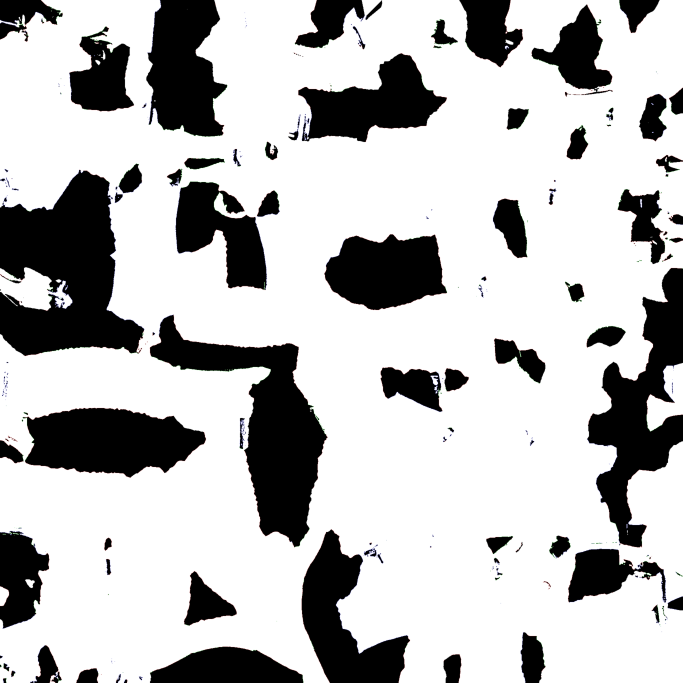
#> input picture hurling-game/ultra/player/hero_mask_2k.png, 2048 x 2048 px, found by its file name (shown at 1/3 size)
$ python clean_mask.py
#> lines starting #> are read from the running program, lines starting #| are printed output that depends on the picture; after the words box and inside, x2 and y2 are one past the last pixel; in counts of white or black regions, pixels touching at a corner belong together
#!/usr/bin/env python3
"""Cleans the kit mask (make_textures.py) so every county's colours cover the whole kit: the mask is found from the
texture's colours, and the kit's folds, shadows and the edges of its UV islands fall outside them, so the model's
own texture (its green, white and grey) showed through the county's colours as streaks and smudges.

From the 2048 mask (ultra/player/hero_mask_2k.png): each pixel's part (jersey, trim, shorts, skin or none). Small
patches of one part inside another become the part round them (a pale fold on a jersey had been read as the white
shorts and painted the shorts' colour; small gold flecks as trim); thin runs and small holes of none beside the kit
become the nearest kit part (big none areas, the helmet, the guard and the boots, stay as they are; nothing becomes
skin); then the kit is grown 2 px into what is left, so a texture sample at an island's edge does not pick up the
gutter. Written back at 2048, 1024 (hero_mask_hd.png) and 512
(hero_mask.png), shrunk and softened as make_textures.py does.

Usage: python3 tools/player/clean_mask.py      (from hurling-game/; needs Pillow, numpy, scipy)
"""
import numpy as np
from PIL import Image, ImageFilter
from scipy import ndimage

SRC = "ultra/player/hero_mask_2k.png"
NEAR = 8          # px at 2048: how far a hole may be from the kit it joins
SMALL = 1500      # px at 2048: a none area this small, inside or beside the kit, is a hole
# px at 2048: a patch of a part this small, with another kit part all round it, is that part (the trim's numbers and
# bands are larger than its limit).
PATCH = {1: 4000, 2: 250, 3: 4000, 4: 1500}


def main():
    m = np.asarray(Image.open(SRC).convert("RGBA")).astype(np.float32) / 255.0
    part = np.where(m.max(axis=2) > 0.5, m.argmax(axis=2) + 1, 0)      # 1 jersey, 2 trim, 3 shorts, 4 skin, 0 none
#> part: shape (2048, 2048) int64; 5 distinct labels, from 0 to 4
    ring = np.ones((5, 5), bool)
    moved = 0
    for k, limit in PATCH.items():
        lab, n = ndimage.label(part == k)
        if n == 0:
            continue
        sizes = ndimage.sum(part == k, lab, index=np.arange(1, n + 1))
        objs = ndimage.find_objects(lab)
        for i in np.nonzero(sizes < limit)[0]:
            sl = tuple(slice(max(0, s.start - 3), s.stop + 3) for s in objs[i])
            blob = lab[sl] == i + 1
            edge = ndimage.binary_dilation(blob, structure=ring) & ~blob
            around = part[sl][edge]
            kits = around[(around >= 1) & (around <= 3) & (around != k)]
            # Taken over only when nearly all round it is one other kit part.
            if kits.size and kits.size >= 0.9 * around.size:
                vals, counts = np.unique(kits, return_counts=True)
                part[sl][blob] = vals[counts.argmax()]
                moved += int(blob.sum())
#> this loop made 4 passes
#> n on passes 1 to 4: 353, 283, 182, 291
#> pass 1, in main, `lab, n = ndimage.label(part == k)`:
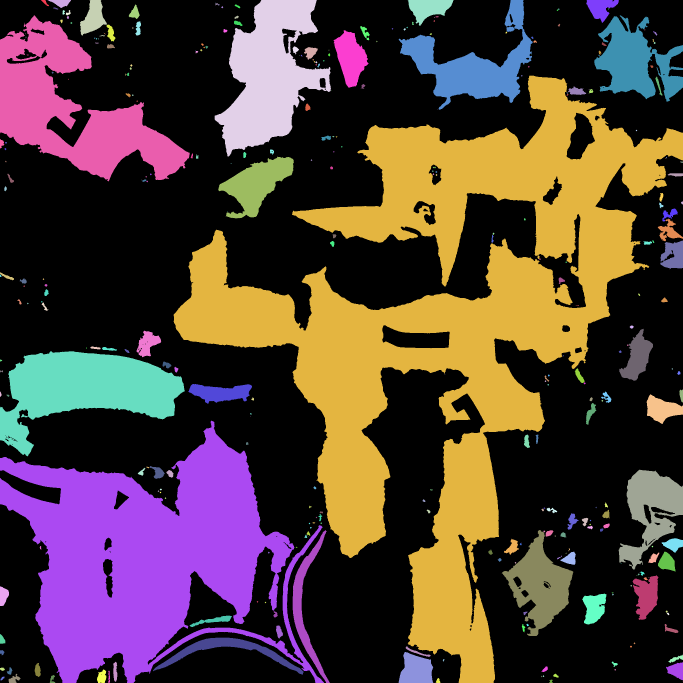
#> lab: shape (2048, 2048) int32 (shown at 1/3 size); 354 distinct labels, from 0 to 353; one colour per label, 0 black
#> after the loop:
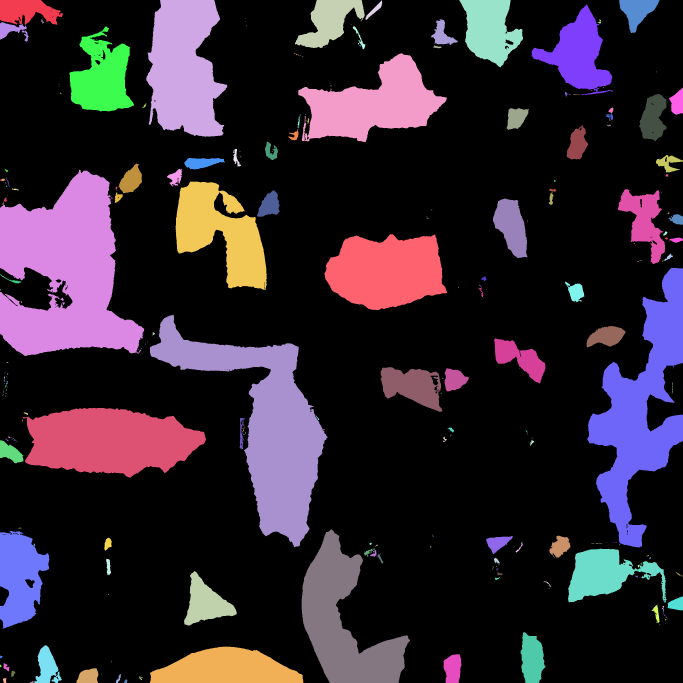
#> lab: shape (2048, 2048) int32 (shown at 1/3 size); 292 distinct labels, from 0 to 291; one colour per label, 0 black
#> after the loop: part: shape (2048, 2048) int64; 5 distinct labels, from 0 to 4
#> after the loop, moved = 19591
    print(f"patches moved to the part round them: {moved / part.size * 100:.2f}% of the atlas")
#| patches moved to the part round them: 0.47% of the atlas
    none = part == 0
#> none: shape (2048, 2048) bool; 11.6% white; 209 white regions (92 under 20 px), largest, box (x1, y1, x2, y2) and area: (1618, 786, 2010, 1317) 67867, (1646, 1712, 2048, 2048) 61017, (1280, 183, 1594, 423) 30666
    disk = np.hypot(*np.mgrid[-4:5, -4:5]) <= 4
    thin = none & ~ndimage.binary_opening(none, structure=disk)
#> thin: shape (2048, 2048) bool; 0.31% white; 1605 white regions (1459 under 20 px), largest, box (x1, y1, x2, y2) and area: (0, 1115, 9, 1150) 229, (19, 1123, 31, 1165) 214, (2015, 1110, 2036, 1127) 164
    lab, n = ndimage.label(none)
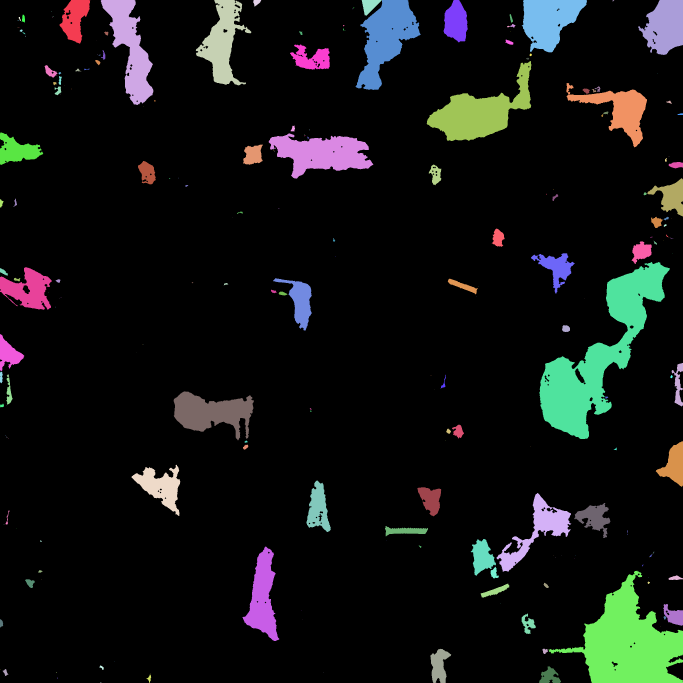
#> lab: shape (2048, 2048) int32 (shown at 1/3 size); 249 distinct labels, from 0 to 248; one colour per label, 0 black
#> n = 248
    sizes = ndimage.sum(none, lab, index=np.arange(1, n + 1))
#> sizes = 248 values, max 67827 at index 122, min 1 at index 10, mean 1960.6
    small = none & np.isin(lab, np.nonzero(sizes < SMALL)[0] + 1)
#> small: shape (2048, 2048) bool; 0.46% white; 185 white regions (103 under 20 px), largest, box (x1, y1, x2, y2) and area: (1343, 836, 1433, 883) 1376, (1475, 686, 1514, 740) 1365, (1286, 494, 1324, 556) 1317
    kit = (part >= 1) & (part <= 3)
#> kit: shape (2048, 2048) bool; 61.8% white; 120 black regions (47 under 20 px), largest, box (x1, y1, x2, y2) and area: (68, 944, 1230, 2048) 311553, (1482, 535, 2048, 1642) 220504, (795, 0, 1594, 536) 170863
    dist, (iy, ix) = ndimage.distance_transform_edt(~kit, return_indices=True)
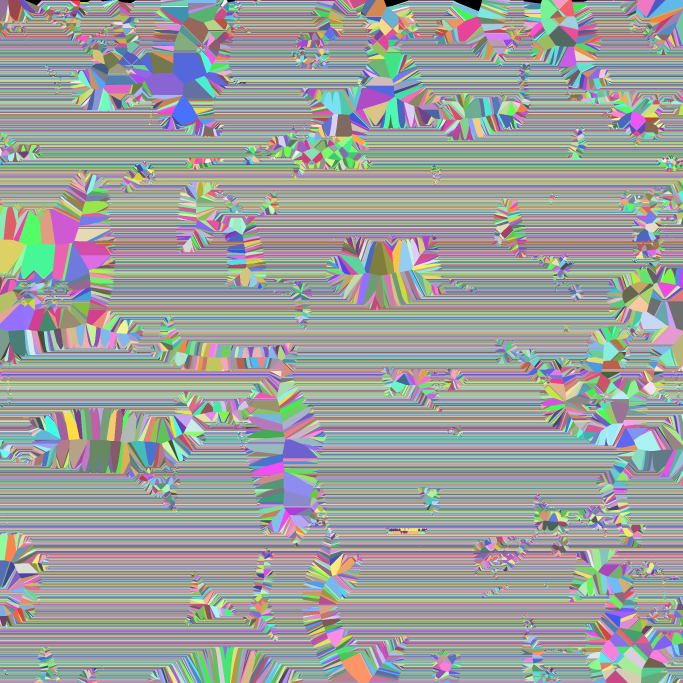
#> iy: shape (2048, 2048) int32 (shown at 1/3 size); 2048 distinct labels, from 0 to 2047; one colour per label, 0 black
    nearest = part[iy, ix]
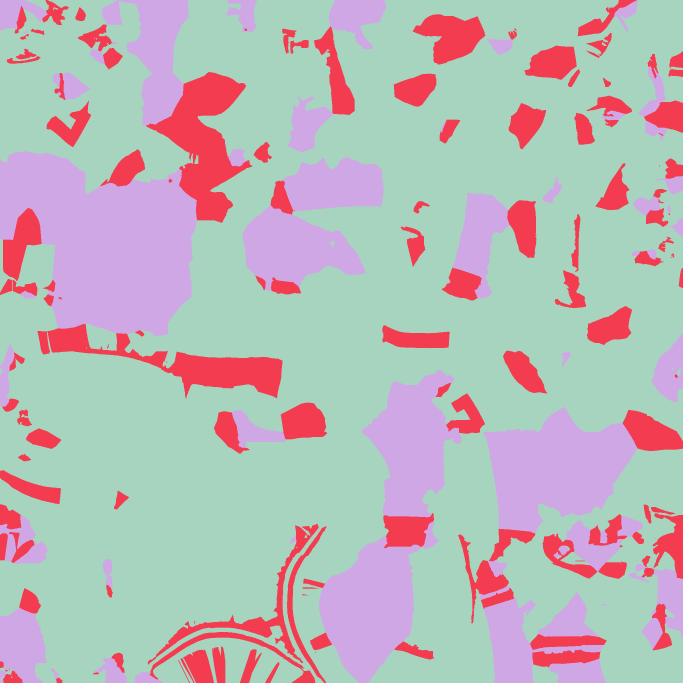
#> nearest: shape (2048, 2048) int64 (shown at 1/3 size); 3 distinct labels, from 1 to 3; one colour per label, 0 black
    fill = (thin | small) & (dist <= NEAR)
#> fill: shape (2048, 2048) bool; 0.56% white; 1291 white regions (1139 under 20 px), largest, box (x1, y1, x2, y2) and area: (1343, 836, 1433, 883) 1372, (1441, 1751, 1528, 1793) 1268, (1286, 494, 1324, 556) 1252
    out = part.copy()
    out[fill] = nearest[fill]
#> out: shape (2048, 2048) int64; 5 distinct labels, from 0 to 4
    # Grown 2 px into what is still none.
    grow = (out == 0) & (dist <= 2)
#> grow: shape (2048, 2048) bool; 0.66% white in thin lines or dots
    out[grow] = nearest[grow]
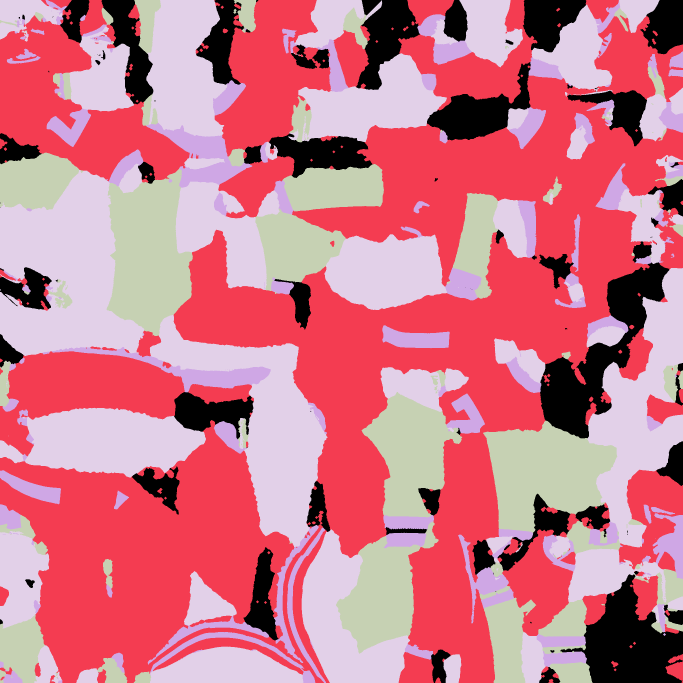
#> out: shape (2048, 2048) int64 (shown at 1/3 size); 5 distinct labels, from 0 to 4; one colour per label, 0 black
    print(f"filled {fill.mean() * 100:.2f}% of the atlas, grown {grow.mean() * 100:.2f}%")
#| filled 0.56% of the atlas, grown 0.66%
    chans = [(out == k).astype(np.uint8) * 255 for k in (1, 2, 3, 4)]
#> chans = 4 items
    Image.merge("RGBA", [Image.fromarray(c).filter(ImageFilter.GaussianBlur(0.6)) for c in chans]).save(SRC, optimize=True)
    for size, name in [(1024, "assets/player/hero_mask_hd.png"), (512, "assets/player/hero_mask.png")]:
        Image.merge("RGBA", [Image.fromarray(c).resize((size, size), Image.BOX).filter(ImageFilter.GaussianBlur(0.6))
                             for c in chans]).save(name, optimize=True)
        print("wrote", name)
#> this loop made 2 passes
#> pass 2, in main, `Image.merge("RGBA", [Image.fromarray(c).resize((size, size), Image.BOX..`:
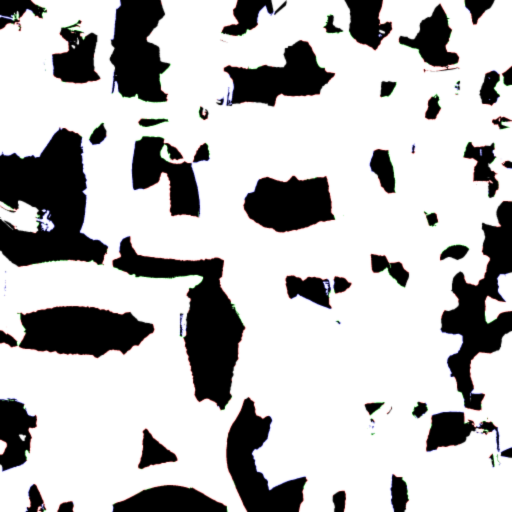
#> saved as hero_mask.png: PIL image 512x512 RGBA; mean R, G, B, A 109.8, 17.1, 33.8, 67.9; transparent parts drawn white


if __name__ == "__main__":
    main()
